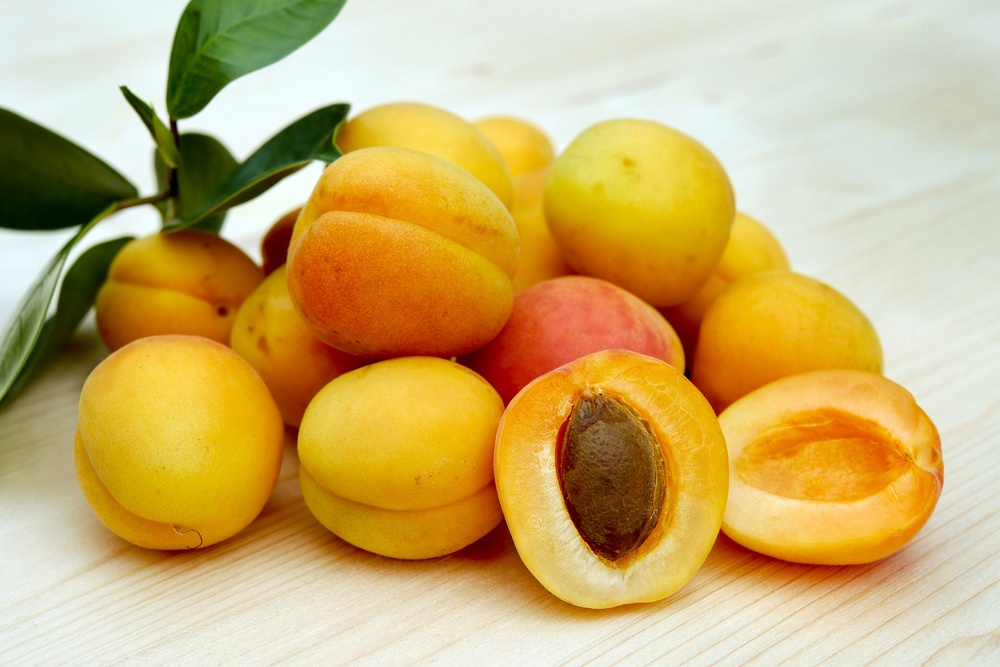
%> input picture apricots-2523272_1920.jpg, 1000 x 667 px, shrunk from 1920 x 1280 before the run
$ octave Threshold_Image.m   (GNU Octave 9; MATLAB toolbox functions it lacks are replaced by stand-ins)
%> lines starting %> are read from the running program, lines starting %| are printed output that depends on the picture; in (x1, y1, x2, y2) boxes, pixels count from 0 and x2, y2 are one past the last pixel; in counts of white or black regions, pixels touching at a corner belong together; the program's own positions count from 1
img=imread('apricots-2523272_1920.jpg');
%> img is the input picture: size 667x1000x3 uint8; mean R, G, B 203.8, 175.3, 110.7
gray_img=rgb2gray(img);
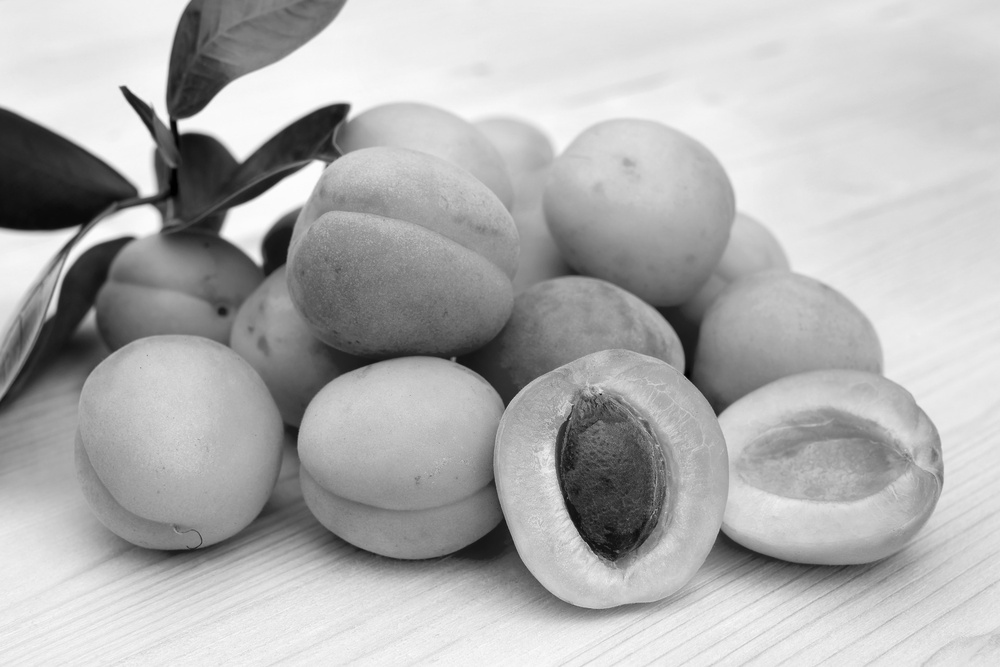
%> gray_img: size 667x1000 uint8; min 0, max 254, mean 176.4
threshold_img=im2bw(gray_img,0.5);
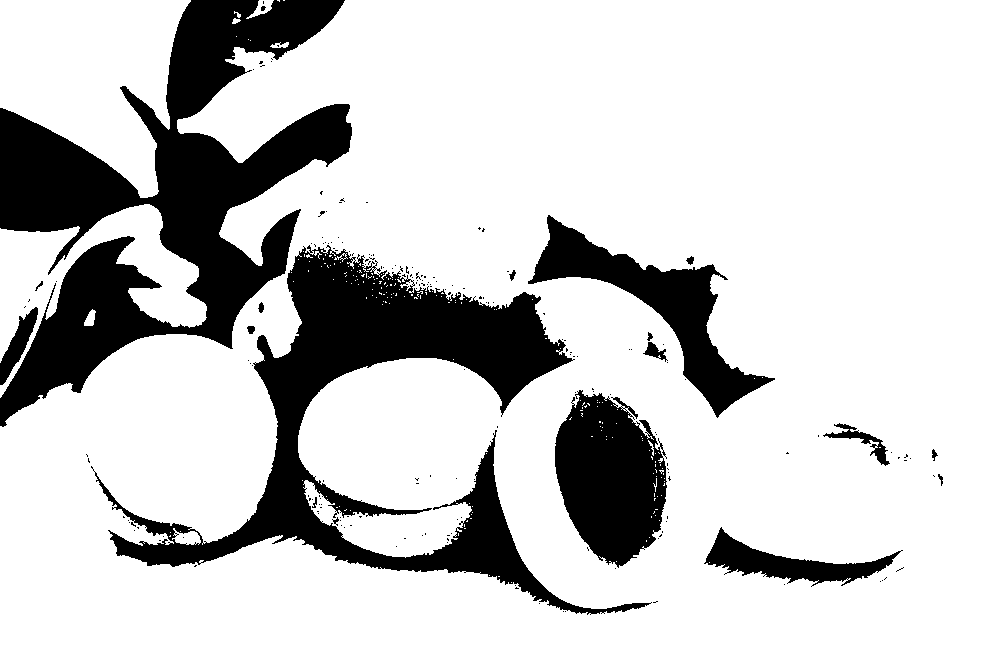
%> threshold_img: size 667x1000 logical; 80% white; 191 black regions (173 under 20 px), largest, box (x1, y1, x2, y2) and area: (0, 0, 352, 427) 56515, (91, 245, 652, 615) 44947, (555, 390, 667, 568) 13914
threshold_img2=im2bw(gray_img,0.25);
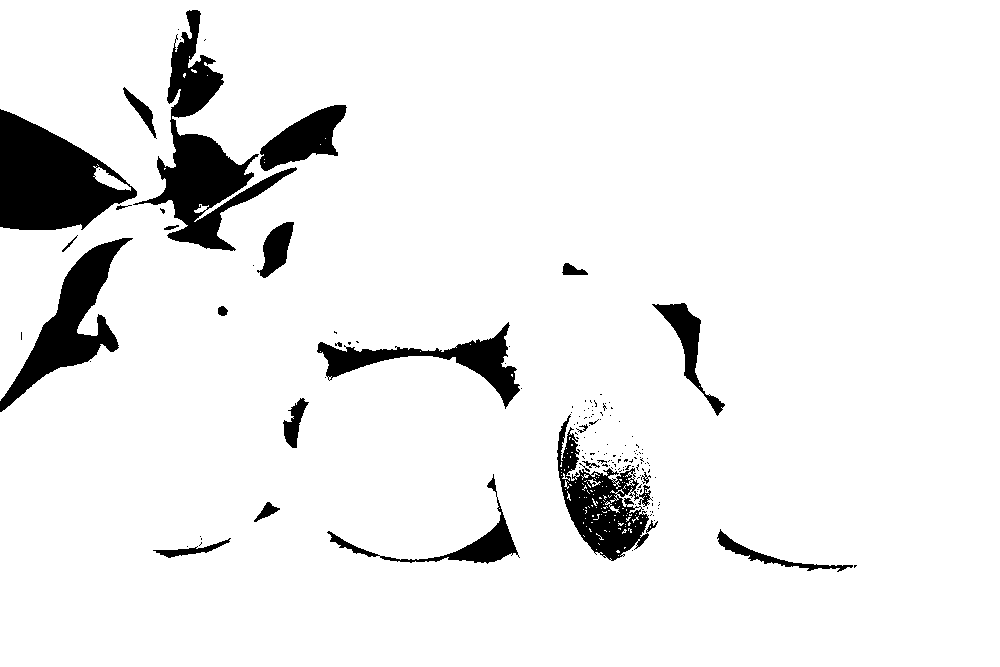
%> threshold_img2: size 667x1000 logical; 92.8% white; 150 black regions (126 under 20 px), largest, box (x1, y1, x2, y2) and area: (133, 10, 297, 251) 10233, (0, 109, 137, 230) 10158, (0, 238, 133, 412) 6636
subplot(2,2,1),imshow(img),title('Original Image');
subplot(2,2,2),imshow(gray_img),title('Gray Image');
subplot(2,2,3),imshow(threshold_img),title('Threshole_Image');
subplot(2,2,4),imshow(threshold_img2),title('Threshold_Image2');

$ run again, with images(6).jpg copied over apricots-2523272_1920.jpg
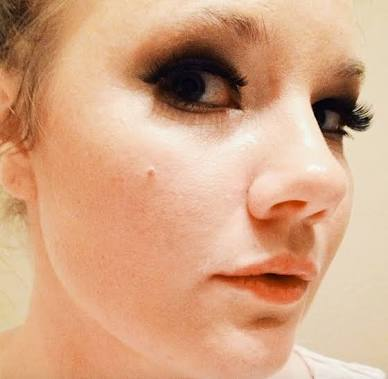
%> input picture images(6).jpg, 388 x 379 px
%> img is the input picture: size 379x388x3 uint8; mean R, G, B 212.4, 165.1, 132.2
%> `threshold_img=im2bw(gray_img,0.5);`:
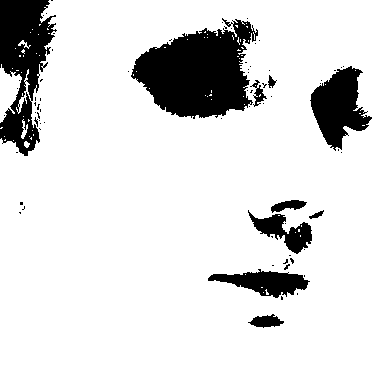
%> threshold_img: size 379x388 logical; 86.7% white; 73 black regions (63 under 20 px), largest, box (x1, y1, x2, y2) and area: (131, 18, 258, 119) 8007, (0, 0, 57, 156) 5009, (310, 66, 372, 151) 2894
%> `threshold_img2=im2bw(gray_img,0.25);`:
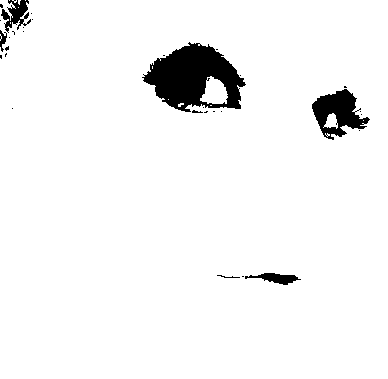
%> threshold_img2: size 379x388 logical; 95.4% white; 31 black regions (24 under 20 px), largest, box (x1, y1, x2, y2) and area: (142, 42, 246, 112) 4175, (312, 89, 370, 140) 1522, (1, 0, 31, 33) 474

$ run again, with images(7).jpg copied over apricots-2523272_1920.jpg
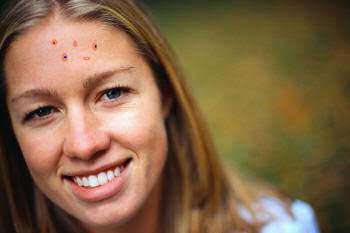
%> input picture images(7).jpg, 350 x 233 px
%> img is the input picture: size 233x350x3 uint8; mean R, G, B 129.4, 101.2, 70.5
%> `threshold_img=im2bw(gray_img,0.5);`:
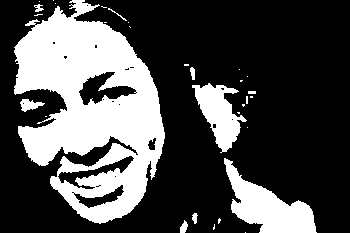
%> threshold_img: size 233x350 logical; 30.1% white; 31 white regions (21 under 20 px), largest, box (x1, y1, x2, y2) and area: (14, 0, 165, 224) 19112, (224, 158, 317, 233) 3093, (192, 83, 247, 153) 1829
%> `threshold_img2=im2bw(gray_img,0.25);`:
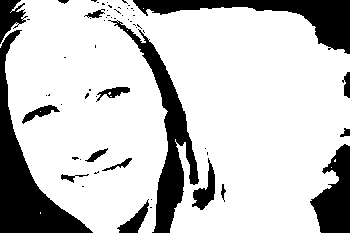
%> threshold_img2: size 233x350 logical; 78.1% white; 61 black regions (44 under 20 px), largest, box (x1, y1, x2, y2) and area: (0, 30, 93, 233) 5235, (108, 20, 199, 233) 4047, (133, 0, 350, 54) 3630
